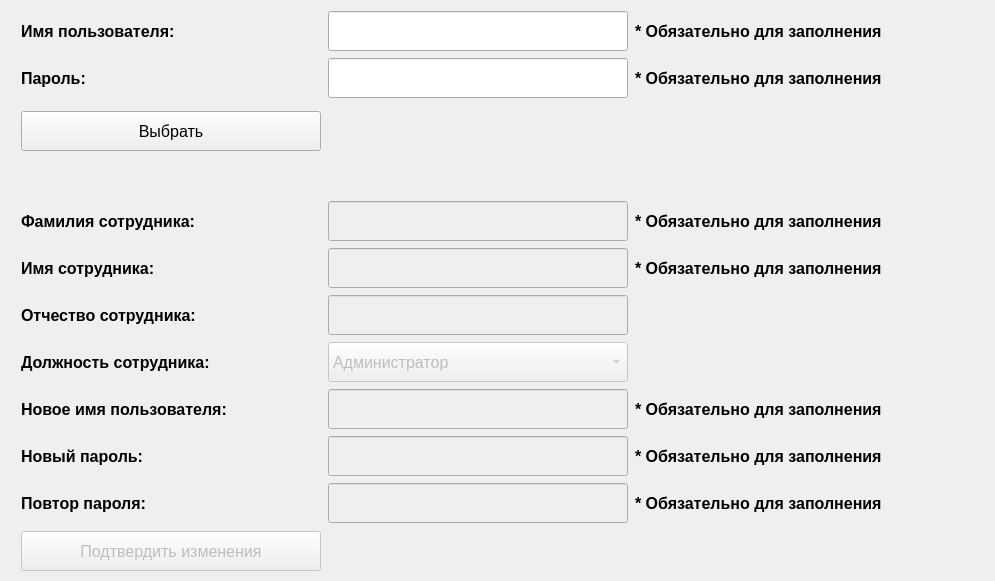
    <widget class="QWidget" name="tab_10">
     <attribute name="title">
      <string>Изменение данных сотрудника</string>
     </attribute>
     <widget class="QWidget" name="gridLayoutWidget_6">
      <property name="geometry">
       <rect>
        <x>20</x>
        <y>200</y>
        <width>966</width>
        <height>324</height>
       </rect>
      </property>
      <layout class="QGridLayout" name="gridLayout_6">
       <item row="5" column="2">
        <widget class="QLabel" name="job_update_note_label">
         <property name="sizePolicy">
          <sizepolicy hsizetype="Fixed" vsizetype="Fixed">
           <horstretch>0</horstretch>
           <verstretch>0</verstretch>
          </sizepolicy>
         </property>
         <property name="minimumSize">
          <size>
           <width>350</width>
           <height>40</height>
          </size>
         </property>
         <property name="font">
          <font>
           <pointsize>12</pointsize>
           <bold>true</bold>
          </font>
         </property>
         <property name="text">
          <string/>
         </property>
        </widget>
       </item>
       <item row="6" column="2">
        <widget class="QLabel" name="new_username_update_note_label">
         <property name="sizePolicy">
          <sizepolicy hsizetype="Fixed" vsizetype="Fixed">
           <horstretch>0</horstretch>
           <verstretch>0</verstretch>
          </sizepolicy>
         </property>
         <property name="minimumSize">
          <size>
           <width>350</width>
           <height>40</height>
          </size>
         </property>
         <property name="font">
          <font>
           <pointsize>12</pointsize>
           <bold>true</bold>
          </font>
         </property>
         <property name="text">
          <string>* Обязательно для заполнения</string>
         </property>
        </widget>
       </item>
       <item row="8" column="1">
        <widget class="QLineEdit" name="repeat_update_edit">
         <property name="enabled">
          <bool>false</bool>
         </property>
         <property name="sizePolicy">
          <sizepolicy hsizetype="Fixed" vsizetype="Fixed">
           <horstretch>0</horstretch>
           <verstretch>0</verstretch>
          </sizepolicy>
         </property>
         <property name="minimumSize">
          <size>
           <width>300</width>
           <height>40</height>
          </size>
         </property>
         <property name="font">
          <font>
           <pointsize>12</pointsize>
          </font>
         </property>
        </widget>
       </item>
       <item row="5" column="0">
        <widget class="QLabel" name="job_update_label">
         <property name="sizePolicy">
          <sizepolicy hsizetype="Fixed" vsizetype="Fixed">
           <horstretch>0</horstretch>
           <verstretch>0</verstretch>
          </sizepolicy>
         </property>
         <property name="minimumSize">
          <size>
           <width>300</width>
           <height>40</height>
          </size>
         </property>
         <property name="font">
          <font>
           <pointsize>12</pointsize>
           <bold>true</bold>
          </font>
         </property>
         <property name="text">
          <string>Должность сотрудника:</string>
         </property>
        </widget>
       </item>
       <item row="7" column="1">
        <widget class="QLineEdit" name="new_password_update_edit">
         <property name="enabled">
          <bool>false</bool>
         </property>
         <property name="sizePolicy">
          <sizepolicy hsizetype="Fixed" vsizetype="Fixed">
           <horstretch>0</horstretch>
           <verstretch>0</verstretch>
          </sizepolicy>
         </property>
         <property name="minimumSize">
          <size>
           <width>300</width>
           <height>40</height>
          </size>
         </property>
         <property name="font">
          <font>
           <pointsize>12</pointsize>
          </font>
         </property>
        </widget>
       </item>
       <item row="2" column="1">
        <widget class="QLineEdit" name="surname_update_edit">
         <property name="enabled">
          <bool>false</bool>
         </property>
         <property name="sizePolicy">
          <sizepolicy hsizetype="Fixed" vsizetype="Fixed">
           <horstretch>0</horstretch>
           <verstretch>0</verstretch>
          </sizepolicy>
         </property>
         <property name="minimumSize">
          <size>
           <width>300</width>
           <height>40</height>
          </size>
         </property>
         <property name="font">
          <font>
           <pointsize>12</pointsize>
          </font>
         </property>
        </widget>
       </item>
       <item row="2" column="0">
        <widget class="QLabel" name="surname_update_label">
         <property name="sizePolicy">
          <sizepolicy hsizetype="Fixed" vsizetype="Fixed">
           <horstretch>0</horstretch>
           <verstretch>0</verstretch>
          </sizepolicy>
         </property>
         <property name="minimumSize">
          <size>
           <width>300</width>
           <height>40</height>
          </size>
         </property>
         <property name="font">
          <font>
           <pointsize>12</pointsize>
           <bold>true</bold>
          </font>
         </property>
         <property name="text">
          <string>Фамилия сотрудника:</string>
         </property>
        </widget>
       </item>
       <item row="4" column="0">
        <widget class="QLabel" name="patronym_update_label">
         <property name="sizePolicy">
          <sizepolicy hsizetype="Fixed" vsizetype="Fixed">
           <horstretch>0</horstretch>
           <verstretch>0</verstretch>
          </sizepolicy>
         </property>
         <property name="minimumSize">
          <size>
           <width>300</width>
           <height>40</height>
          </size>
         </property>
         <property name="font">
          <font>
           <pointsize>12</pointsize>
           <bold>true</bold>
          </font>
         </property>
         <property name="text">
          <string>Отчество сотрудника:</string>
         </property>
        </widget>
       </item>
       <item row="3" column="0">
        <widget class="QLabel" name="name_update_label">
         <property name="sizePolicy">
          <sizepolicy hsizetype="Fixed" vsizetype="Fixed">
           <horstretch>0</horstretch>
           <verstretch>0</verstretch>
          </sizepolicy>
         </property>
         <property name="minimumSize">
          <size>
           <width>300</width>
           <height>40</height>
          </size>
         </property>
         <property name="font">
          <font>
           <pointsize>12</pointsize>
           <bold>true</bold>
          </font>
         </property>
         <property name="text">
          <string>Имя сотрудника:</string>
         </property>
        </widget>
       </item>
       <item row="7" column="2">
        <widget class="QLabel" name="new_password_update_note_label">
         <property name="sizePolicy">
          <sizepolicy hsizetype="Fixed" vsizetype="Fixed">
           <horstretch>0</horstretch>
           <verstretch>0</verstretch>
          </sizepolicy>
         </property>
         <property name="minimumSize">
          <size>
           <width>350</width>
           <height>40</height>
          </size>
         </property>
         <property name="font">
          <font>
           <pointsize>12</pointsize>
           <bold>true</bold>
          </font>
         </property>
         <property name="text">
          <string>* Обязательно для заполнения</string>
         </property>
        </widget>
       </item>
       <item row="6" column="0">
        <widget class="QLabel" name="new_username_update_label">
         <property name="sizePolicy">
          <sizepolicy hsizetype="Fixed" vsizetype="Fixed">
           <horstretch>0</horstretch>
           <verstretch>0</verstretch>
          </sizepolicy>
         </property>
         <property name="minimumSize">
          <size>
           <width>300</width>
           <height>40</height>
          </size>
         </property>
         <property name="font">
          <font>
           <pointsize>12</pointsize>
           <bold>true</bold>
          </font>
         </property>
         <property name="text">
          <string>Новое имя пользователя:</string>
         </property>
        </widget>
       </item>
       <item row="6" column="1">
        <widget class="QLineEdit" name="new_username_update_edit">
         <property name="enabled">
          <bool>false</bool>
         </property>
         <property name="sizePolicy">
          <sizepolicy hsizetype="Fixed" vsizetype="Fixed">
           <horstretch>0</horstretch>
           <verstretch>0</verstretch>
          </sizepolicy>
         </property>
         <property name="minimumSize">
          <size>
           <width>300</width>
           <height>40</height>
          </size>
         </property>
         <property name="font">
          <font>
           <pointsize>12</pointsize>
          </font>
         </property>
        </widget>
       </item>
       <item row="3" column="1">
        <widget class="QLineEdit" name="name_update_edit">
         <property name="enabled">
          <bool>false</bool>
         </property>
         <property name="sizePolicy">
          <sizepolicy hsizetype="Fixed" vsizetype="Fixed">
           <horstretch>0</horstretch>
           <verstretch>0</verstretch>
          </sizepolicy>
         </property>
         <property name="minimumSize">
          <size>
           <width>300</width>
           <height>40</height>
          </size>
         </property>
         <property name="font">
          <font>
           <pointsize>12</pointsize>
          </font>
         </property>
        </widget>
       </item>
       <item row="3" column="2">
        <widget class="QLabel" name="name_update_note_label">
         <property name="sizePolicy">
          <sizepolicy hsizetype="Fixed" vsizetype="Fixed">
           <horstretch>0</horstretch>
           <verstretch>0</verstretch>
          </sizepolicy>
         </property>
         <property name="minimumSize">
          <size>
           <width>350</width>
           <height>40</height>
          </size>
         </property>
         <property name="font">
          <font>
           <pointsize>12</pointsize>
           <bold>true</bold>
          </font>
         </property>
         <property name="text">
          <string>* Обязательно для заполнения</string>
         </property>
        </widget>
       </item>
       <item row="4" column="2">
        <widget class="QLabel" name="patronym_update_note_label">
         <property name="sizePolicy">
          <sizepolicy hsizetype="Fixed" vsizetype="Fixed">
           <horstretch>0</horstretch>
           <verstretch>0</verstretch>
          </sizepolicy>
         </property>
         <property name="minimumSize">
          <size>
           <width>350</width>
           <height>40</height>
          </size>
         </property>
         <property name="font">
          <font>
           <pointsize>12</pointsize>
           <bold>true</bold>
          </font>
         </property>
         <property name="text">
          <string/>
         </property>
        </widget>
       </item>
       <item row="4" column="1">
        <widget class="QLineEdit" name="patronym_update_edit">
         <property name="enabled">
          <bool>false</bool>
         </property>
         <property name="sizePolicy">
          <sizepolicy hsizetype="Fixed" vsizetype="Fixed">
           <horstretch>0</horstretch>
           <verstretch>0</verstretch>
          </sizepolicy>
         </property>
         <property name="minimumSize">
          <size>
           <width>300</width>
           <height>40</height>
          </size>
         </property>
         <property name="font">
          <font>
           <pointsize>12</pointsize>
          </font>
         </property>
        </widget>
       </item>
       <item row="5" column="1">
        <widget class="QComboBox" name="job_update_box">
         <property name="enabled">
          <bool>false</bool>
         </property>
         <property name="minimumSize">
          <size>
           <width>300</width>
           <height>40</height>
          </size>
         </property>
         <property name="font">
          <font>
           <pointsize>12</pointsize>
          </font>
         </property>
         <item>
          <property name="text">
           <string>Администратор</string>
          </property>
         </item>
         <item>
          <property name="text">
           <string>Таможенник</string>
          </property>
         </item>
         <item>
          <property name="text">
           <string>Тальман</string>
          </property>
         </item>
         <item>
          <property name="text">
           <string>Диспетчер</string>
          </property>
         </item>
         <item>
          <property name="text">
           <string>Стивидор</string>
          </property>
         </item>
        </widget>
       </item>
       <item row="2" column="2">
        <widget class="QLabel" name="surname_update_note_label">
         <property name="sizePolicy">
          <sizepolicy hsizetype="Fixed" vsizetype="Fixed">
           <horstretch>0</horstretch>
           <verstretch>0</verstretch>
          </sizepolicy>
         </property>
         <property name="minimumSize">
          <size>
           <width>350</width>
           <height>40</height>
          </size>
         </property>
         <property name="font">
          <font>
           <pointsize>12</pointsize>
           <bold>true</bold>
          </font>
         </property>
         <property name="text">
          <string>* Обязательно для заполнения</string>
         </property>
        </widget>
       </item>
       <item row="8" column="2">
        <widget class="QLabel" name="repeat_update_note_label">
         <property name="sizePolicy">
          <sizepolicy hsizetype="Fixed" vsizetype="Fixed">
           <horstretch>0</horstretch>
           <verstretch>0</verstretch>
          </sizepolicy>
         </property>
         <property name="minimumSize">
          <size>
           <width>350</width>
           <height>40</height>
          </size>
         </property>
         <property name="font">
          <font>
           <pointsize>12</pointsize>
           <bold>true</bold>
          </font>
         </property>
         <property name="text">
          <string>* Обязательно для заполнения</string>
         </property>
        </widget>
       </item>
       <item row="7" column="0">
        <widget class="QLabel" name="new_password_update_label">
         <property name="sizePolicy">
          <sizepolicy hsizetype="Fixed" vsizetype="Fixed">
           <horstretch>0</horstretch>
           <verstretch>0</verstretch>
          </sizepolicy>
         </property>
         <property name="minimumSize">
          <size>
           <width>300</width>
           <height>40</height>
          </size>
         </property>
         <property name="font">
          <font>
           <pointsize>12</pointsize>
           <bold>true</bold>
          </font>
         </property>
         <property name="text">
          <string>Новый пароль:</string>
         </property>
        </widget>
       </item>
       <item row="8" column="0">
        <widget class="QLabel" name="repeat_update_label">
         <property name="sizePolicy">
          <sizepolicy hsizetype="Fixed" vsizetype="Fixed">
           <horstretch>0</horstretch>
           <verstretch>0</verstretch>
          </sizepolicy>
         </property>
         <property name="minimumSize">
          <size>
           <width>300</width>
           <height>40</height>
          </size>
         </property>
         <property name="font">
          <font>
           <pointsize>12</pointsize>
           <bold>true</bold>
          </font>
         </property>
         <property name="text">
          <string>Повтор пароля:</string>
         </property>
        </widget>
       </item>
      </layout>
     </widget>
     <widget class="QWidget" name="gridLayoutWidget_7">
      <property name="geometry">
       <rect>
        <x>20</x>
        <y>10</y>
        <width>966</width>
        <height>89</height>
       </rect>
      </property>
      <layout class="QGridLayout" name="gridLayout_7">
       <item row="1" column="0">
        <widget class="QLabel" name="password_update_label">
         <property name="sizePolicy">
          <sizepolicy hsizetype="Fixed" vsizetype="Fixed">
           <horstretch>0</horstretch>
           <verstretch>0</verstretch>
          </sizepolicy>
         </property>
         <property name="minimumSize">
          <size>
           <width>300</width>
           <height>40</height>
          </size>
         </property>
         <property name="font">
          <font>
           <pointsize>12</pointsize>
           <bold>true</bold>
          </font>
         </property>
         <property name="text">
          <string>Пароль:</string>
         </property>
        </widget>
       </item>
       <item row="0" column="2">
        <widget class="QLabel" name="username_update_note_label">
         <property name="sizePolicy">
          <sizepolicy hsizetype="Fixed" vsizetype="Fixed">
           <horstretch>0</horstretch>
           <verstretch>0</verstretch>
          </sizepolicy>
         </property>
         <property name="minimumSize">
          <size>
           <width>350</width>
           <height>40</height>
          </size>
         </property>
         <property name="font">
          <font>
           <pointsize>12</pointsize>
           <bold>true</bold>
          </font>
         </property>
         <property name="text">
          <string>* Обязательно для заполнения</string>
         </property>
        </widget>
       </item>
       <item row="0" column="1">
        <widget class="QLineEdit" name="username_update_edit">
         <property name="sizePolicy">
          <sizepolicy hsizetype="Fixed" vsizetype="Fixed">
           <horstretch>0</horstretch>
           <verstretch>0</verstretch>
          </sizepolicy>
         </property>
         <property name="minimumSize">
          <size>
           <width>300</width>
           <height>40</height>
          </size>
         </property>
         <property name="font">
          <font>
           <pointsize>12</pointsize>
          </font>
         </property>
        </widget>
       </item>
       <item row="1" column="1">
        <widget class="QLineEdit" name="password_update_edit">
         <property name="sizePolicy">
          <sizepolicy hsizetype="Fixed" vsizetype="Fixed">
           <horstretch>0</horstretch>
           <verstretch>0</verstretch>
          </sizepolicy>
         </property>
         <property name="minimumSize">
          <size>
           <width>300</width>
           <height>40</height>
          </size>
         </property>
         <property name="font">
          <font>
           <pointsize>12</pointsize>
          </font>
         </property>
        </widget>
       </item>
       <item row="1" column="2">
        <widget class="QLabel" name="password_update_note_label">
         <property name="sizePolicy">
          <sizepolicy hsizetype="Fixed" vsizetype="Fixed">
           <horstretch>0</horstretch>
           <verstretch>0</verstretch>
          </sizepolicy>
         </property>
         <property name="minimumSize">
          <size>
           <width>350</width>
           <height>40</height>
          </size>
         </property>
         <property name="font">
          <font>
           <pointsize>12</pointsize>
           <bold>true</bold>
          </font>
         </property>
         <property name="text">
          <string>* Обязательно для заполнения</string>
         </property>
        </widget>
       </item>
       <item row="0" column="0">
        <widget class="QLabel" name="username_update_label">
         <property name="sizePolicy">
          <sizepolicy hsizetype="Fixed" vsizetype="Fixed">
           <horstretch>0</horstretch>
           <verstretch>0</verstretch>
          </sizepolicy>
         </property>
         <property name="minimumSize">
          <size>
           <width>300</width>
           <height>40</height>
          </size>
         </property>
         <property name="font">
          <font>
           <pointsize>12</pointsize>
           <bold>true</bold>
          </font>
         </property>
         <property name="text">
          <string>Имя пользователя:</string>
         </property>
        </widget>
       </item>
      </layout>
     </widget>
     <widget class="QWidget" name="horizontalLayoutWidget_3">
      <property name="geometry">
       <rect>
        <x>20</x>
        <y>110</y>
        <width>961</width>
        <height>42</height>
       </rect>
      </property>
      <layout class="QHBoxLayout" name="horizontalLayout_34">
       <item>
        <widget class="QPushButton" name="user_choose_update_button">
         <property name="minimumSize">
          <size>
           <width>300</width>
           <height>40</height>
          </size>
         </property>
         <property name="maximumSize">
          <size>
           <width>300</width>
           <height>16777215</height>
          </size>
         </property>
         <property name="font">
          <font>
           <pointsize>12</pointsize>
          </font>
         </property>
         <property name="text">
          <string>Выбрать</string>
         </property>
        </widget>
       </item>
       <item>
        <widget class="QLabel" name="user_choose_update_label">
         <property name="sizePolicy">
          <sizepolicy hsizetype="Fixed" vsizetype="Fixed">
           <horstretch>0</horstretch>
           <verstretch>0</verstretch>
          </sizepolicy>
         </property>
         <property name="minimumSize">
          <size>
           <width>650</width>
           <height>40</height>
          </size>
         </property>
         <property name="font">
          <font>
           <pointsize>12</pointsize>
           <bold>true</bold>
          </font>
         </property>
         <property name="text">
          <string/>
         </property>
        </widget>
       </item>
      </layout>
     </widget>
     <widget class="QWidget" name="horizontalLayoutWidget_4">
      <property name="geometry">
       <rect>
        <x>20</x>
        <y>530</y>
        <width>959</width>
        <height>42</height>
       </rect>
      </property>
      <layout class="QHBoxLayout" name="horizontalLayout_35">
       <item>
        <widget class="QPushButton" name="user_update_button">
         <property name="enabled">
          <bool>false</bool>
         </property>
         <property name="minimumSize">
          <size>
           <width>300</width>
           <height>40</height>
          </size>
         </property>
         <property name="maximumSize">
          <size>
           <width>300</width>
           <height>16777215</height>
          </size>
         </property>
         <property name="font">
          <font>
           <pointsize>12</pointsize>
          </font>
         </property>
         <property name="text">
          <string>Подтвердить изменения</string>
         </property>
        </widget>
       </item>
       <item>
        <widget class="QLabel" name="user_update_label">
         <property name="sizePolicy">
          <sizepolicy hsizetype="Fixed" vsizetype="Fixed">
           <horstretch>0</horstretch>
           <verstretch>0</verstretch>
          </sizepolicy>
         </property>
         <property name="minimumSize">
          <size>
           <width>650</width>
           <height>40</height>
          </size>
         </property>
         <property name="font">
          <font>
           <pointsize>12</pointsize>
           <bold>true</bold>
          </font>
         </property>
         <property name="text">
          <string/>
         </property>
        </widget>
       </item>
      </layout>
     </widget>
    </widget>
